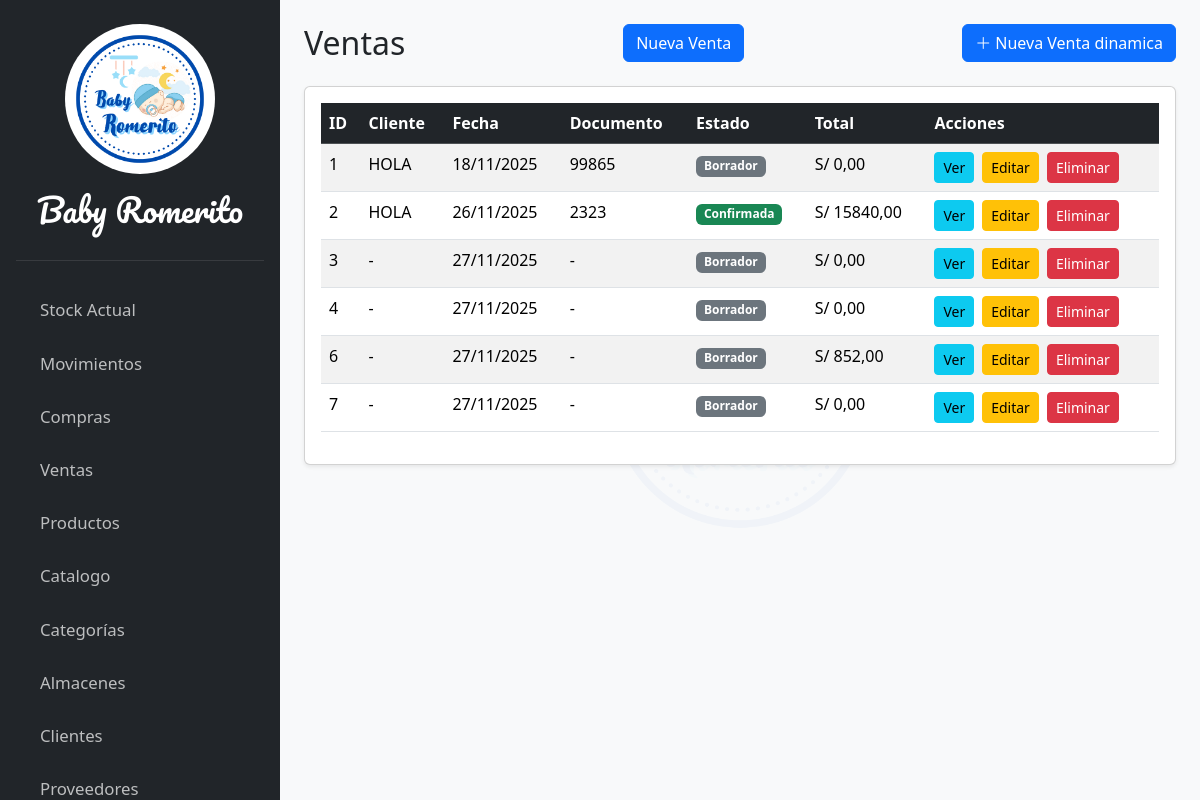
The app's page /documentos/venta/lista/, older data.
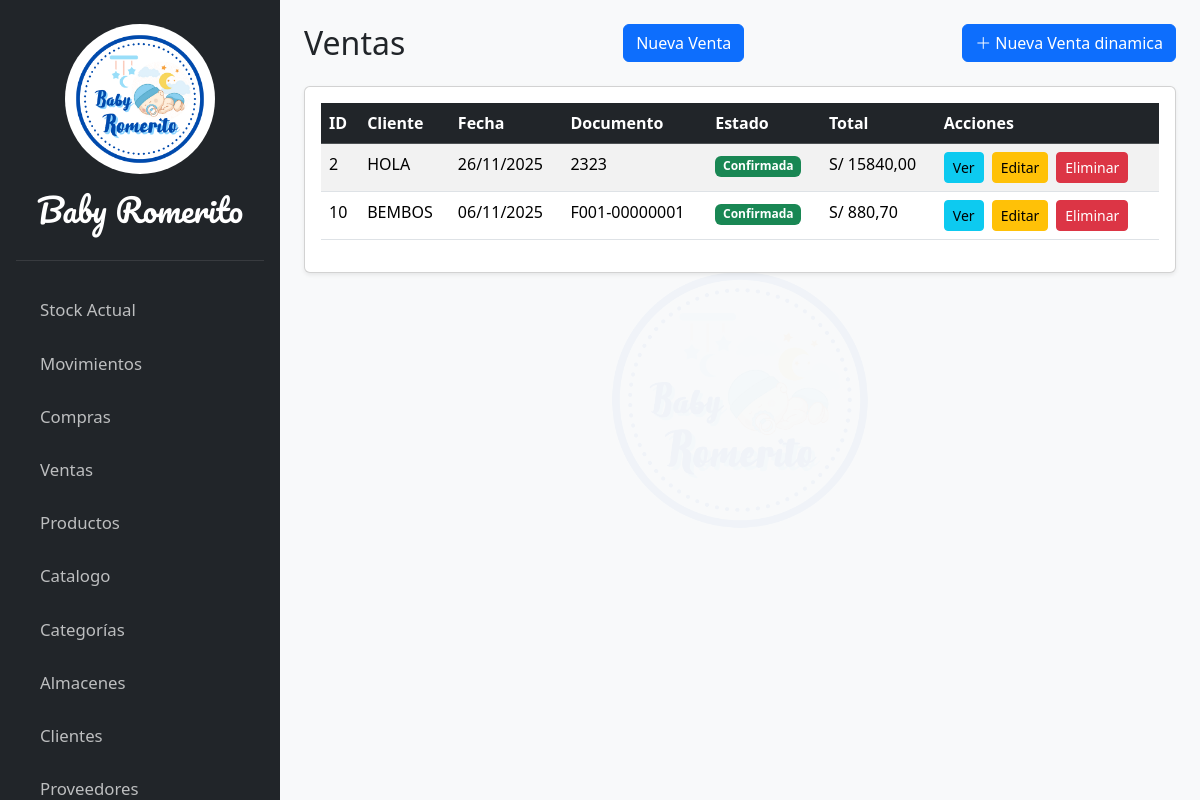
The same page, newer data.
### apps/compraventa/models.py (models this page shows, shortened)
class Venta(models.Model):
    cliente = models.ForeignKey(Cliente, on_delete=models.SET_NULL, null=True, verbose_name="Cliente")
    fecha = models.DateField("Fecha de la venta")
    tipo_comprobante = models.CharField(max_length=10, choices=TipoComprobante.choices, default=TipoComprobante.BOLETA)
    numero_documento = models.CharField("N° Documento", max_length=50, null=True, blank=True, unique=True)
    total_venta = models.DecimalField(max_digits=12, decimal_places=2, default=0)
    estado = models.CharField("Estado", max_length=20, choices=EstadoDocumento.choices, default=EstadoDocumento.BORRADOR)
    class Meta:
        verbose_name = "Venta"
        verbose_name_plural = "Ventas"

### apps/clientes/models.py (models this page shows, shortened)
class Cliente(models.Model):
    nombre = models.CharField("Nombre del Cliente", max_length=255)
    ruc_dni = models.CharField("RUC/DNI", max_length=11, null=True, blank=True)
    telefono = models.CharField("Teléfono", max_length=20, null=True, blank=True)
    email = models.EmailField("Correo electronico", null=True, blank=True)

### apps/compraventa/views/venta_views.py (the view)
# urls.py: path('venta/lista/', venta_views.VentaListView.as_view(), name='venta-list'),
class VentaListView(ListView):
    model = Venta
    template_name = 'compraventa/pages/venta_list.html'
    context_object_name = 'ventas'

### templates/compraventa/pages/venta_list.html (shortened to what this page needs)
{% extends 'core/base.html' %}
{% load static %}
{% block content %}
<header class="d-flex justify-content-between align-items-center mb-4">
  <h2 class="m-0">Ventas</h2>
  <a href="{% url 'venta-create' %}" class="btn btn-primary">
    Nueva Venta
  </a>
  <a href="{% url 'venta-dinamica-create' %}" class="btn btn-primary">
      <i class="bi bi-plus-lg"></i> Nueva Venta dinamica
  </a>
</header>
<div class="card shadow-sm">
  <div class="card-body">
    <div class="table-responsive">
    <table id="datatable-ventas" class="table table-striped table-hover" style="width:100%">
        <thead class="table-dark">
          <tr>
            <th>ID</th>
            <th>Cliente</th>
            <th>Fecha</th>
            <th>Documento</th>
            <th>Estado</th>
            <th>Total</th>
            <th>Acciones</th>
          </tr>
        </thead>
        <tbody id="venta-table">
          {% for venta in ventas %}
          <tr>
            <td>{{ venta.id }}</td>
            <td>{{ venta.cliente.nombre|default:"-" }}</td>
            <td>{{ venta.fecha|date:"d/m/Y" }}</td>
            <td>{{ venta.numero_documento|default:"-" }}</td>
            <td>
              <span class="badge
                {% if venta.estado == 'BORRADOR' %}bg-secondary
                {% elif venta.estado == 'CONFIRMADA' %}bg-success
                {% elif venta.estado == 'RECHAZADA' %}bg-danger
                {% endif %}">
                {{ venta.get_estado_display }}
              </span>
            </td>
            <td>S/ {{ venta.total_venta|floatformat:2 }}</td>
            <td>
              <div class="d-flex gap-2">
                <a href="{% url 'venta-detail' venta.pk %}" class="btn btn-info btn-sm">Ver</a>
                <a href="{% url 'venta-edit' venta.pk %}" class="btn btn-warning btn-sm">Editar</a>
                <a href="{% url 'venta-delete' venta.pk %}" class="btn btn-danger btn-sm">Eliminar</a>
              </div>
            </td>
          </tr>
          {% empty %}
          <tr>
            <td colspan="7" class="text-center">No hay ventas registradas.</td>
          </tr>
          {% endfor %}
        </tbody>
      </table>
    </div>
    </div>
</div>
{% endblock %}

### templates/core/base.html (shortened to what this page needs)
{% load static %}
<!DOCTYPE html>
<html lang="es">
<head>
    <link href="https://cdn.jsdelivr.net/npm/bootstrap@5.3.3/dist/css/bootstrap.min.css" rel="stylesheet">
    <link href="https://cdn.datatables.net/v/bs5/dt-2.1.0/datatables.min.css" rel="stylesheet">
    <link rel="stylesheet" href="https://cdn.jsdelivr.net/npm/bootstrap-icons@1.11.3/font/bootstrap-icons.min.css">
</head>
<body>
    {% include 'core/partials/_sidebar.html' %}
    <main class="content-wrapper">
        <div class="container-fluid p-4">
            {% block content %}{% endblock %}
        </div>
    </main>
</body>
</html>

### templates/core/partials/_sidebar.html
{% load static %}
<aside class="sidebar" data-turbo-permanent>
  <header class="sidebar-header">
    <img src="{% static 'img/babyromerito.png' %}" alt="Baby Romerito Logo" class="sidebar-logo">
    <h3>Baby Romerito</h3>
  </header>
  <nav>
    <ul class="nav flex-column">
      <li class="nav-item">
        <a class="nav-link" href="{% url 'existencias-list' %}">Stock Actual</a>
      </li>
      <li class="nav-item">
        <a class="nav-link" href="{% url 'movimiento-list' %}">Movimientos</a>
      </li>
      <li class="nav-item">
        <a class="nav-link" href="{% url 'compra-list' %}">Compras</a>
      </li>
      <li class="nav-item">
        <a class="nav-link" href="{% url 'venta-list' %}">Ventas</a>
      </li>
      <li class="nav-item">
        <a class="nav-link" href="{% url 'producto-list' %}">Productos</a>
      </li>
      <li class="nav-item">
        <a class="nav-link" href="{% url 'catalogo-list' %}">Catalogo</a>
      </li>
      <li class="nav-item">
        <a class="nav-link" href="{% url 'categoria-list' %}">Categorías</a>
      </li>
      <li class="nav-item">
        <a class="nav-link" href="{% url 'almacen-list' %}">Almacenes</a>
      </li>
      <li class="nav-item">
        <a class="nav-link" href="{% url 'cliente-list' %}">Clientes</a>
      </li>
      <li class="nav-item">
        <a class="nav-link" href="{% url 'proveedor-list' %}">Proveedores</a>
      </li>
    </ul>
  </nav>
</aside>

Row changes from the older to the newer data that the page shows:
removed Venta: id "1", cliente.nombre "HOLA", fecha "18/11/2025", numero_documento "99865", estado "Borrador", total_venta "0,00"
removed Venta: id "3", cliente.nombre "-", fecha "27/11/2025", numero_documento "-", estado "Borrador", total_venta "0,00"
removed Venta: id "4", cliente.nombre "-", fecha "27/11/2025", numero_documento "-", estado "Borrador", total_venta "0,00"
removed Venta: id "6", cliente.nombre "-", fecha "27/11/2025", numero_documento "-", estado "Borrador", total_venta "852,00"
removed Venta: id "7", cliente.nombre "-", fecha "27/11/2025", numero_documento "-", estado "Borrador", total_venta "0,00"
added Venta: id "10", cliente.nombre "BEMBOS", fecha "06/11/2025", numero_documento "F001-00000001", estado "Confirmada", total_venta "880,70"
